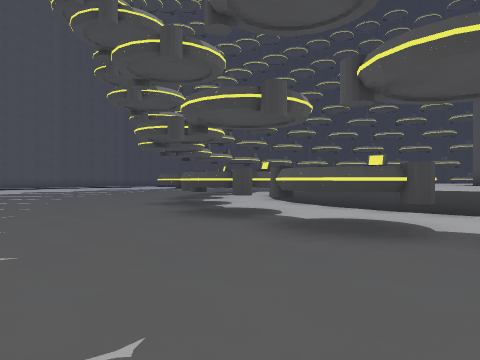
view 1 (above)

20 first-person views from a walk through a level from a Godot 3-D game. The camera is 1.2 m above the floor, looks level and sees 70° across. The floor is counted in squares, 2 m on a side. Each view is taken from the middle of a square. On the plan, view 1 faces up. The plan holds only what a view shows up to about 10 squares ahead; the rest is blank. The place goes on beyond the plan. Flat picture figures and markers are not drawn. Characters and animated objects are not drawn.

view 2
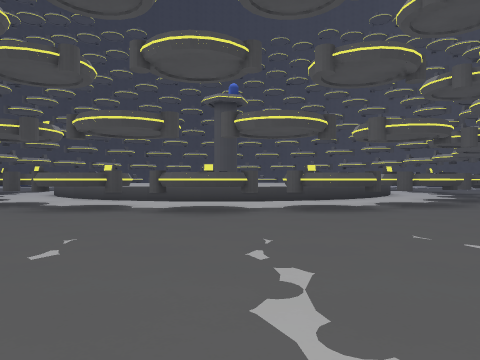

view 3
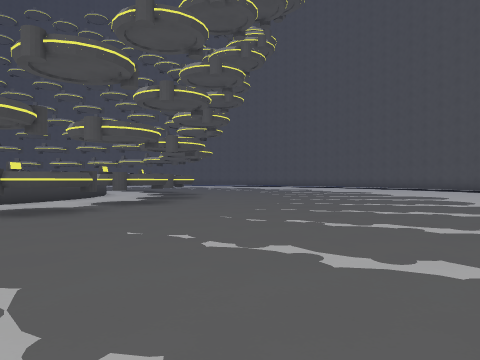

view 4
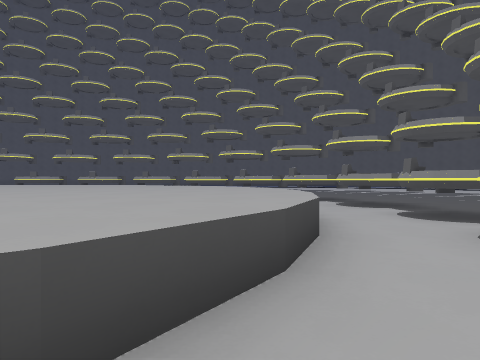

view 5
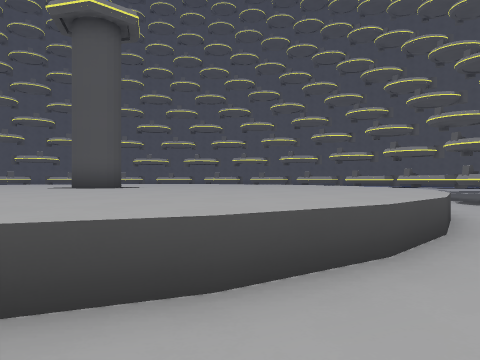

view 6
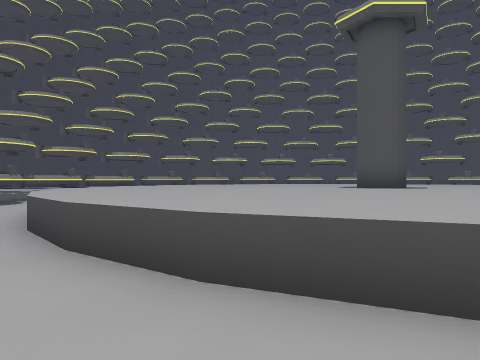

view 7
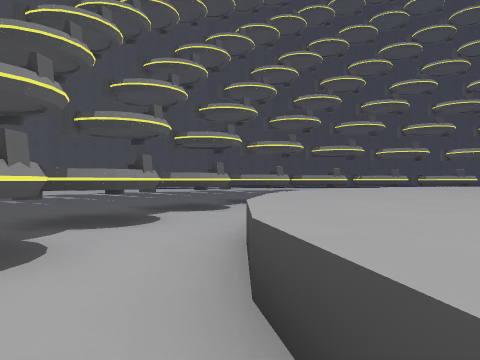

view 8
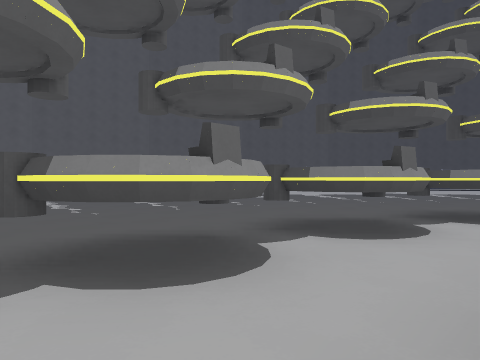

view 9
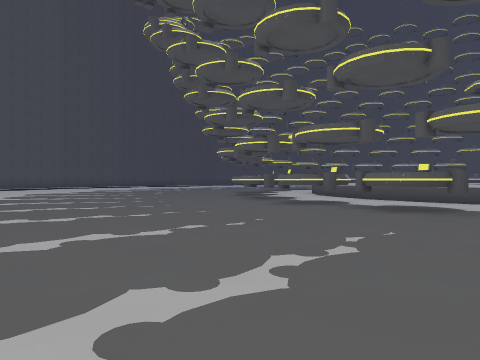

view 10
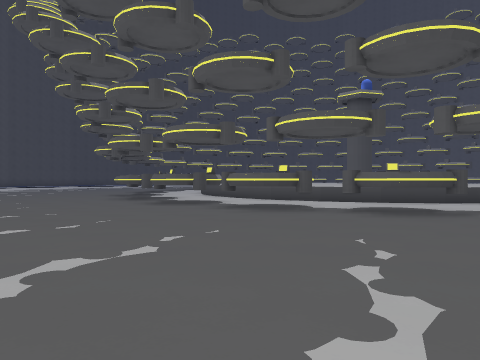

view 11
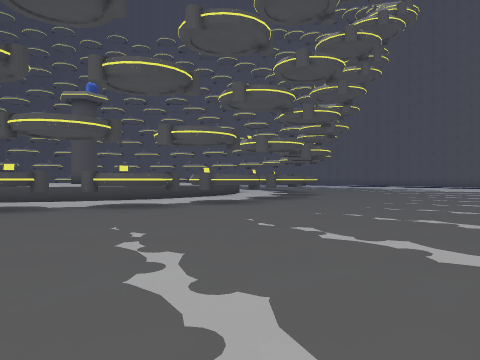

view 12
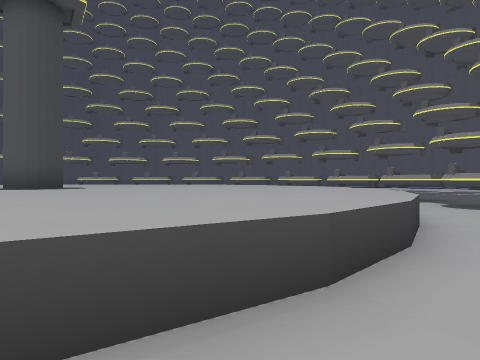

view 13
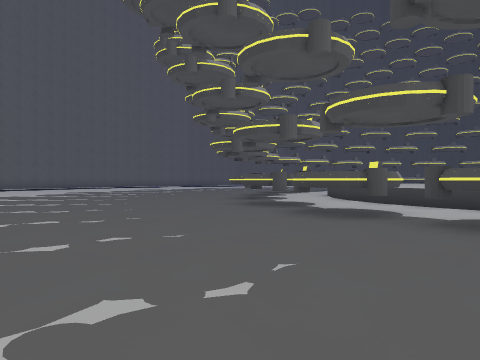

view 14
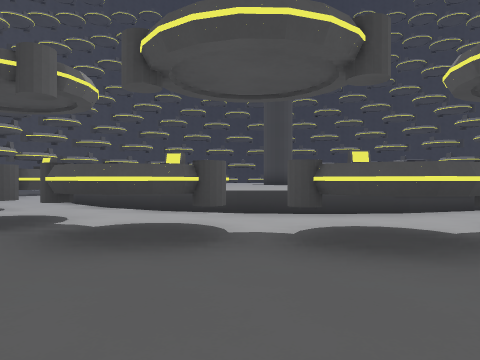

view 15
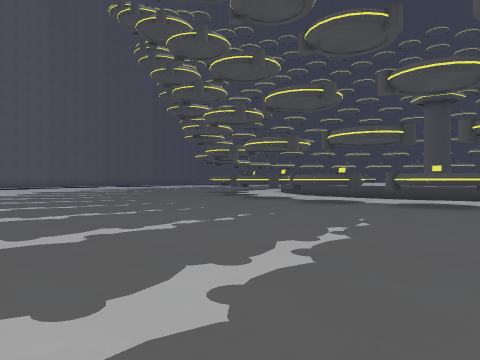

view 16
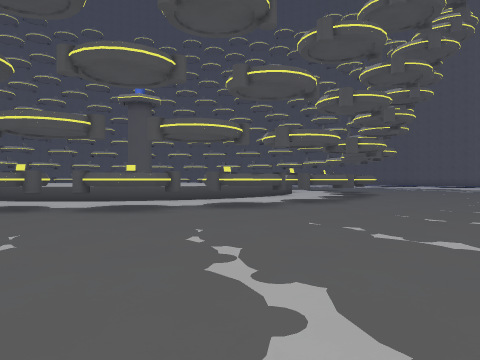

view 17
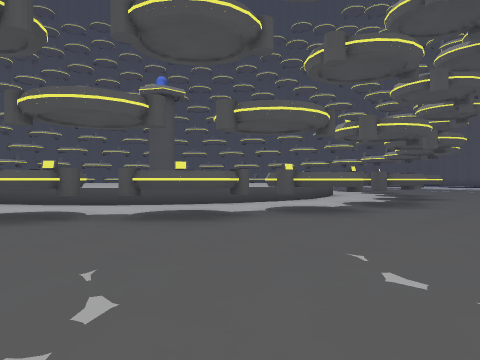

view 18
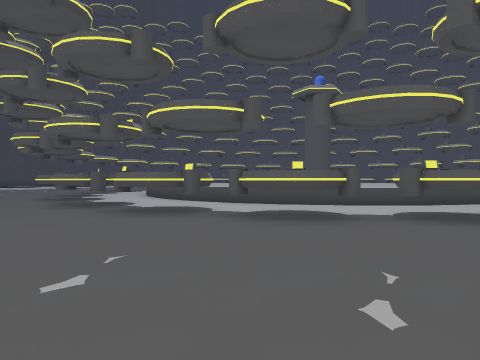

view 19
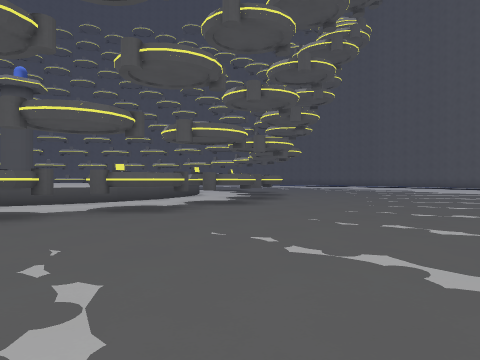

view 20
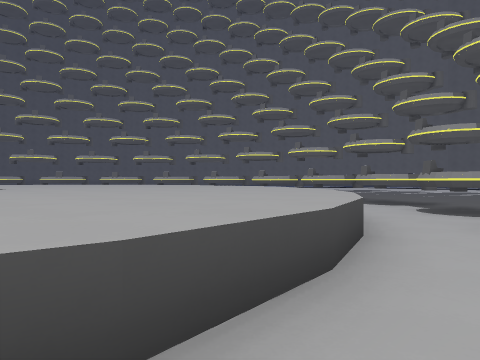

### Floor plan
Key: @ floor where view 1 was taken; # wall or solid block; . floor; ^ raised ledge; O other object.
Columns run from 9 left of view 1 to 9 right of it. Each row starts with its distance up from view 1.
 20   ........     ....
 19   ........  .....^^
 18   ........O^..^^^^^
 17  .......  ...^^^^^^
 16  .......  ..^^^^^^^
 15  .......^..^^^^^^^^
 14  ......  ..^^^^^^^^
 13 ...........^^^^^^^^
 12 .......O#.^^^^^^^^^
 11 ....... #.^^^^^^^^^
 10 ...........^^^^^^^^
  9 .......  ..^^^^^^^^
  8   ......^..^^^^^^^^
  7   ....... ..^^^^^^^
  6   ......O ...^^^^^^
  5   ........ ^..^^^^^
  4  .........O .....^^
  3   ..........  .....
  2    .........  # .##
  1     ...........O.
  0     .....@.........
 -1      ..............
 -2       .............
 -3       .............
 -4        ............
 -5         .  ......
 -6              ....
 -7               ...

Where each view was taken, in squares from view 1:
view 1: 0 up, 0 right, facing up
view 2: 1 down, 3 left, facing up-right
view 3: 1 down, 3 left, facing right
view 4: 11 up, 0 right, facing down-right
view 5: 15 up, 0 right, facing down-right
view 6: 15 up, 0 right, facing right
view 7: 9 up, 1 right, facing up
view 8: 10 up, 1 right, facing up-left
view 9: 9 up, 9 left, facing up-right
view 10: 4 up, 7 left, facing up-right
view 11: 4 up, 8 left, facing right
view 12: 7 up, 1 right, facing right
view 13: 4 down, 9 right, facing up-left
view 14: 2 down, 7 right, facing up
view 15: 5 down, 1 left, facing up
view 16: 20 up, 7 left, facing down-right
view 17: 20 up, 5 left, facing down-right
view 18: 15 up, 7 left, facing right
view 19: 15 up, 8 left, facing down-right
view 20: 20 up, 9 right, facing down-left
